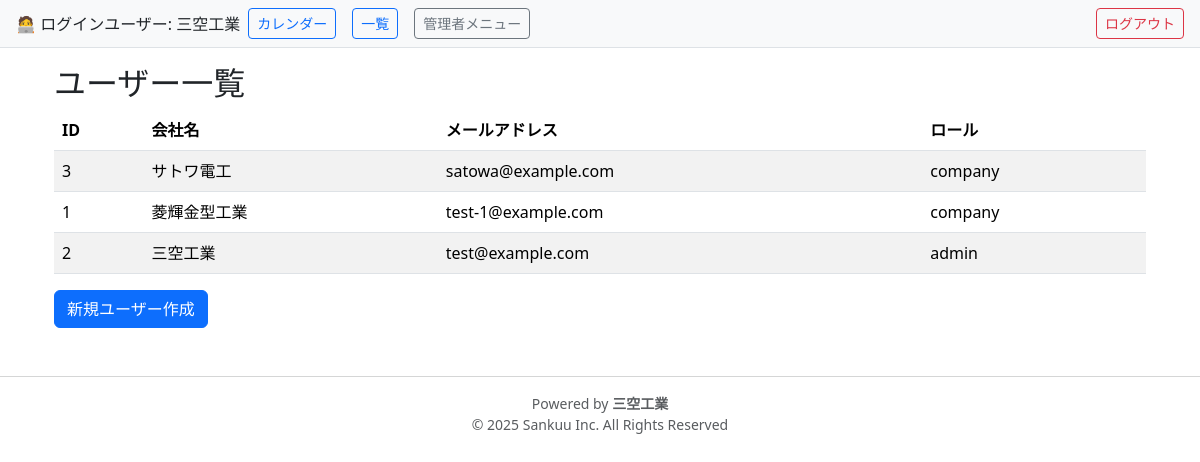
The app's page /admin/users (signed in), older data.
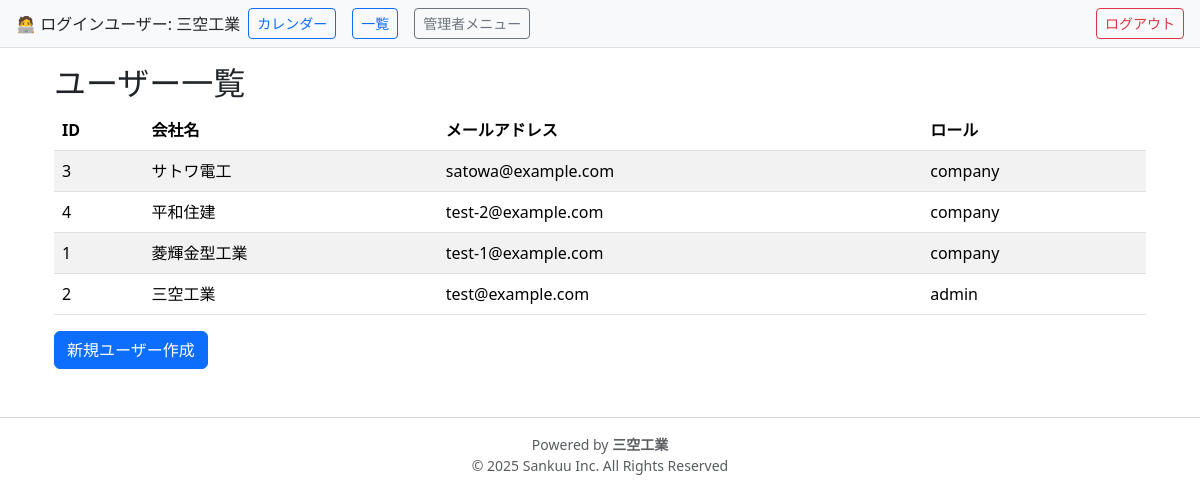
The same page, newer data.
### models.py (models this page shows)
class User(db.Model, UserMixin):
    __tablename__ = 'users'
    id = db.Column(db.Integer, primary_key=True)
    company_name = db.Column(db.String(100), nullable=False)
    email = db.Column(db.String(120), unique=True, nullable=False)
    password_hash = db.Column(db.String(128), nullable=False)
    role = db.Column(db.String(20), nullable=False)  # 'admin' or 'company'
    schedules = db.relationship('Schedule', backref='company', lazy=True)

### routes.py (the view)
@bp.route('/admin/users')
@login_required
def admin_list_users():
    if current_user.role != 'admin':
        return redirect(url_for('main.schedule_calendar'))
    users = User.query.order_by(User.role.desc(), User.company_name).all()
    return render_template('admin/user_list.html', users=users)

### app.py (called while the page is built)
@login_manager.user_loader
def load_user(user_id):
    return User.query.get(int(user_id))

### templates/admin/user_list.html
{% extends 'base.html' %}
{% block content %}
<div class="container">
  <h2>ユーザー一覧</h2>
  <table class="table table-striped">
    <thead>
      <tr>
        <th>ID</th>
        <th>会社名</th>
        <th>メールアドレス</th>
        <th>ロール</th>
      </tr>
    </thead>
    <tbody>
      {% for u in users %}
      <tr>
        <td>{{ u.id }}</td>
        <td>{{ u.company_name }}</td>
        <td>{{ u.email }}</td>
        <td>{{ u.role }}</td>
      </tr>
      {% endfor %}
    </tbody>
  </table>
  <a href="{{ url_for('main.admin_create_user') }}" class="btn btn-primary">新規ユーザー作成</a>
</div>
{% endblock %}

### templates/base.html (shortened to what this page needs)
<!DOCTYPE html>
<html lang="ja">
<head>
  <link
    href="https://cdn.jsdelivr.net/npm/bootstrap@5.3.1/dist/css/bootstrap.min.css"
    rel="stylesheet"
  />
  <link
    href="https://cdn.jsdelivr.net/npm/fullcalendar@6.1.8/main.min.css"
    rel="stylesheet"
  />
</head>
<body>
  {% if current_user.is_authenticated %}
    <div class="d-flex justify-content-between align-items-center px-3 py-2 bg-light border-bottom">
      <div class="d-flex align-items-center">
        🧑‍💻 ログインユーザー: {{ current_user.company_name }}
        <a href="{{ url_for('main.schedule_calendar') }}" class="btn btn-outline-primary btn-sm mx-2">カレンダー</a>
        <a href="{{ url_for('main.schedule_list') }}"     class="btn btn-outline-primary btn-sm mx-2">一覧</a>
        {% if current_user.role == 'admin' %}
          <a href="{{ url_for('main.admin_list_users') }}" class="btn btn-outline-secondary btn-sm mx-2">管理者メニュー</a>
        {% endif %}
      </div>
      <a href="{{ url_for('main.logout') }}" class="btn btn-outline-danger btn-sm">ログアウト</a>
    </div>
  {% endif %}
  <div class="container mt-3">
    {% block content %}{% endblock %}
  </div>
  <footer class="text-center mt-5 mb-3 text-muted small">
    <hr />
    <div>Powered by <strong>三空工業</strong></div>
    <div>© 2025 Sankuu Inc. All Rights Reserved</div>
  </footer>
</body>
</html>

Row changes from the older to the newer data that the page shows:
added User: id "4", company_name "平和住建", email "test-2@example.com", role "company"
